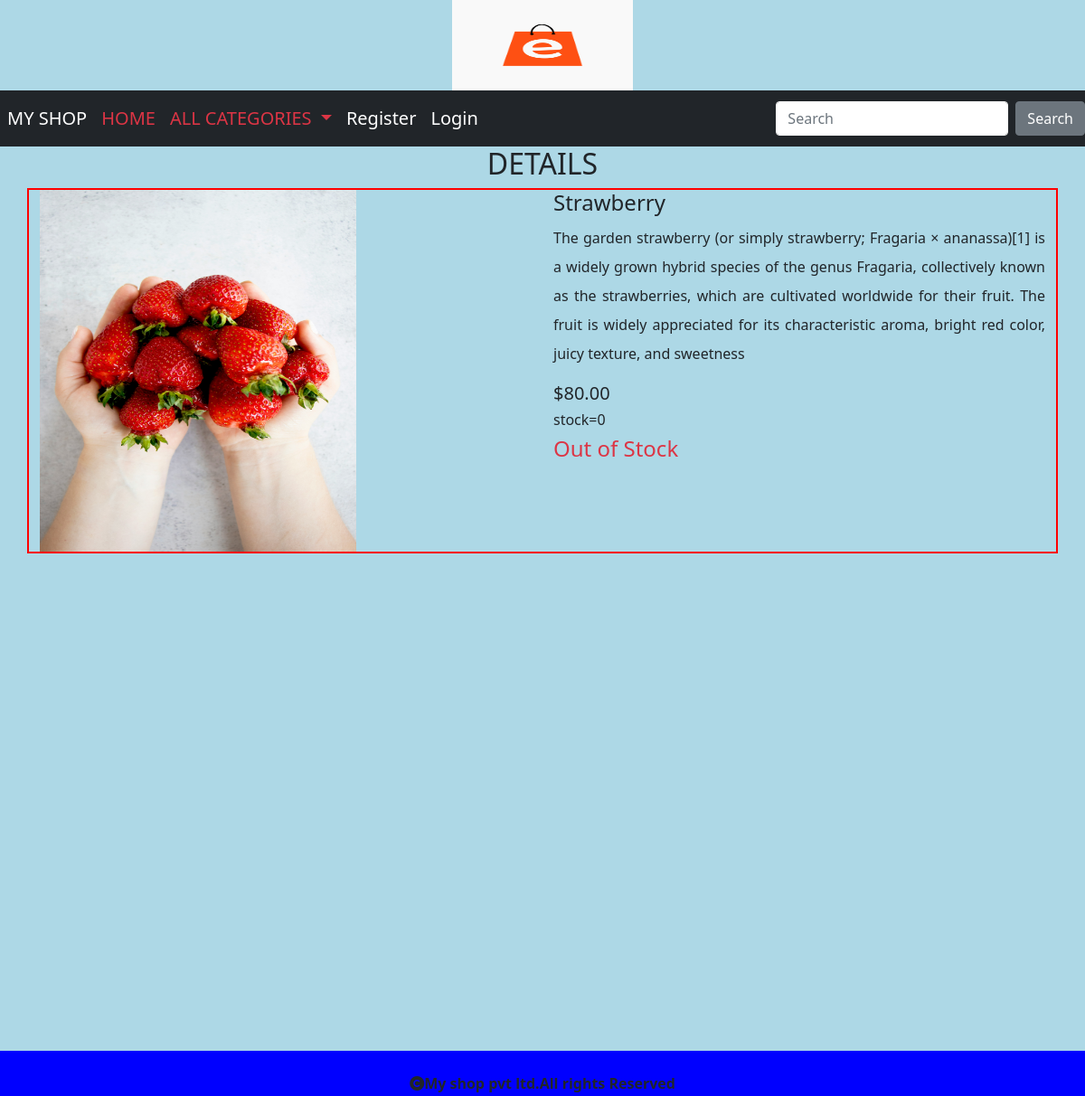
The page /detail/4 on the database its author committed.
### shop/models.py (models this page shows, shortened)
class Product(models.Model):
    name=models.CharField(max_length=20)
    desc=models.TextField()
    image=models.ImageField(upload_to='shop/images',null=True,blank=True)
    price=models.DecimalField(max_digits=10,decimal_places=2)
    stock=models.IntegerField()
    available=models.BooleanField(default=True)
    created=models.DateTimeField(auto_now_add=True)   #only one time when we created a new record
    updated=models.DateTimeField(auto_now_add=True) #everytime when we update record
    category=models.ForeignKey(Category,on_delete=models.CASCADE)

### shop/views.py (the view)
# urls.py: path('detail/<int:p>',views.showdetails,name="details"),
def showdetails(request,p):
     p=Product.objects.get(id=p)
     return render(request,'detail.html',{'p':p})

### cart/context_processors.py (called while the page is built, shortened)
def total(request):
    count=0
    return {'count':count}

### shop/context_processors.py (called while the page is built)
def links(request):
    c=Category.objects.all()
    return{'links':c}

### templates/detail.html
{% extends 'base.html' %}
{% load static %}
{% block content %}
<center>
    <h2>DETAILS</h2>
</center>
<div class="container mt-2" style="border:2px solid red;">
    <div class="row">
        <div class="col-sm-6 ">
            <img src="{{p.image.url}}" height="400px" width="350px">
        </div>
        <div class="col-sm-6 " >
            <h4>{{p.name}}</h4>
            <p style="text-align:justify;line-height:2;text-info;">{{p.desc}}</p>
            <h5>${{p.price}}</h5>
            <h6>stock={{p.stock}}</h6>
            {% if user.is_superuser == True %}
            {% if p.stock > 0 %}
            <h4 class="text-success">Product in stock</h4>
            <a href="{% url 'admin:index' %}" class="btn btn-primary mt-4" style="width:300px;">Add stock</a>
            {% else %}
            <h4 class="text-success">Product Out of stock</h4>
            <a href="{% url 'admin:index' %}" class="btn btn-primary mt-4" style="width:300px;">Add stock</a>
            {% endif %}
            {% else %}
            {% if p.stock > 0 %}
            <a href="{% url 'cart:addtocart' p.id %}" class='btn btn-danger mt-4' style="width:200px;">ADD TO CART</a>
            {% else %}
            <h4 class="text-danger">Out of Stock</h4>
            {% endif %}
            {% endif %}
        </div>
    </div>
</div>
{% endblock %}

### static/css/style.css (style rules this page uses)
body { background-color:lightblue; }

### rows shown on the page
Product: image (picture), name "Strawberry", desc "The garden strawberry (or simply strawberry; Fragaria × ananassa)[1] is a widely grown hybrid species of the genus Fragaria, collectively known as the strawberries, which are cultivated worldwide for their fruit. The fruit is widely appreciated for its characteristic aroma, bright red color, juicy texture, and sweetness", price "80.00", stock "0"
